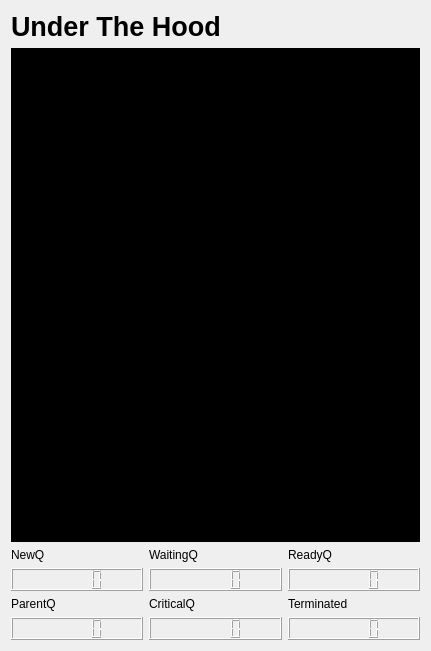
   <widget class="QWidget" name="layoutWidget">
    <property name="geometry">
     <rect>
      <x>470</x>
      <y>10</y>
      <width>431</width>
      <height>651</height>
     </rect>
    </property>
    <layout class="QVBoxLayout" name="verticalLayout_16">
     <item>
      <layout class="QVBoxLayout" name="verticalLayout_11">
       <item>
        <widget class="QLabel" name="label_10">
         <property name="font">
          <font>
           <pointsize>20</pointsize>
           <weight>75</weight>
           <bold>true</bold>
          </font>
         </property>
         <property name="text">
          <string>Under The Hood</string>
         </property>
        </widget>
       </item>
       <item>
        <widget class="QTextEdit" name="underTheHood">
         <property name="palette">
          <palette>
           <active>
            <colorrole role="WindowText">
             <brush brushstyle="SolidPattern">
              <color alpha="255">
               <red>255</red>
               <green>255</green>
               <blue>255</blue>
              </color>
             </brush>
            </colorrole>
            <colorrole role="Button">
             <brush brushstyle="SolidPattern">
              <color alpha="255">
               <red>0</red>
               <green>0</green>
               <blue>0</blue>
              </color>
             </brush>
            </colorrole>
            <colorrole role="Light">
             <brush brushstyle="SolidPattern">
              <color alpha="255">
               <red>0</red>
               <green>0</green>
               <blue>0</blue>
              </color>
             </brush>
            </colorrole>
            <colorrole role="Midlight">
             <brush brushstyle="SolidPattern">
              <color alpha="255">
               <red>0</red>
               <green>0</green>
               <blue>0</blue>
              </color>
             </brush>
            </colorrole>
            <colorrole role="Dark">
             <brush brushstyle="SolidPattern">
              <color alpha="255">
               <red>0</red>
               <green>0</green>
               <blue>0</blue>
              </color>
             </brush>
            </colorrole>
            <colorrole role="Mid">
             <brush brushstyle="SolidPattern">
              <color alpha="255">
               <red>0</red>
               <green>0</green>
               <blue>0</blue>
              </color>
             </brush>
            </colorrole>
            <colorrole role="Text">
             <brush brushstyle="SolidPattern">
              <color alpha="255">
               <red>255</red>
               <green>255</green>
               <blue>255</blue>
              </color>
             </brush>
            </colorrole>
            <colorrole role="BrightText">
             <brush brushstyle="SolidPattern">
              <color alpha="255">
               <red>255</red>
               <green>255</green>
               <blue>255</blue>
              </color>
             </brush>
            </colorrole>
            <colorrole role="ButtonText">
             <brush brushstyle="SolidPattern">
              <color alpha="255">
               <red>255</red>
               <green>255</green>
               <blue>255</blue>
              </color>
             </brush>
            </colorrole>
            <colorrole role="Base">
             <brush brushstyle="SolidPattern">
              <color alpha="255">
               <red>0</red>
               <green>0</green>
               <blue>0</blue>
              </color>
             </brush>
            </colorrole>
            <colorrole role="Window">
             <brush brushstyle="SolidPattern">
              <color alpha="255">
               <red>0</red>
               <green>0</green>
               <blue>0</blue>
              </color>
             </brush>
            </colorrole>
            <colorrole role="Shadow">
             <brush brushstyle="SolidPattern">
              <color alpha="255">
               <red>0</red>
               <green>0</green>
               <blue>0</blue>
              </color>
             </brush>
            </colorrole>
            <colorrole role="AlternateBase">
             <brush brushstyle="SolidPattern">
              <color alpha="255">
               <red>0</red>
               <green>0</green>
               <blue>0</blue>
              </color>
             </brush>
            </colorrole>
            <colorrole role="ToolTipBase">
             <brush brushstyle="SolidPattern">
              <color alpha="255">
               <red>255</red>
               <green>255</green>
               <blue>220</blue>
              </color>
             </brush>
            </colorrole>
            <colorrole role="ToolTipText">
             <brush brushstyle="SolidPattern">
              <color alpha="255">
               <red>0</red>
               <green>0</green>
               <blue>0</blue>
              </color>
             </brush>
            </colorrole>
           </active>
           <inactive>
            <colorrole role="WindowText">
             <brush brushstyle="SolidPattern">
              <color alpha="255">
               <red>255</red>
               <green>255</green>
               <blue>255</blue>
              </color>
             </brush>
            </colorrole>
            <colorrole role="Button">
             <brush brushstyle="SolidPattern">
              <color alpha="255">
               <red>0</red>
               <green>0</green>
               <blue>0</blue>
              </color>
             </brush>
            </colorrole>
            <colorrole role="Light">
             <brush brushstyle="SolidPattern">
              <color alpha="255">
               <red>0</red>
               <green>0</green>
               <blue>0</blue>
              </color>
             </brush>
            </colorrole>
            <colorrole role="Midlight">
             <brush brushstyle="SolidPattern">
              <color alpha="255">
               <red>0</red>
               <green>0</green>
               <blue>0</blue>
              </color>
             </brush>
            </colorrole>
            <colorrole role="Dark">
             <brush brushstyle="SolidPattern">
              <color alpha="255">
               <red>0</red>
               <green>0</green>
               <blue>0</blue>
              </color>
             </brush>
            </colorrole>
            <colorrole role="Mid">
             <brush brushstyle="SolidPattern">
              <color alpha="255">
               <red>0</red>
               <green>0</green>
               <blue>0</blue>
              </color>
             </brush>
            </colorrole>
            <colorrole role="Text">
             <brush brushstyle="SolidPattern">
              <color alpha="255">
               <red>255</red>
               <green>255</green>
               <blue>255</blue>
              </color>
             </brush>
            </colorrole>
            <colorrole role="BrightText">
             <brush brushstyle="SolidPattern">
              <color alpha="255">
               <red>255</red>
               <green>255</green>
               <blue>255</blue>
              </color>
             </brush>
            </colorrole>
            <colorrole role="ButtonText">
             <brush brushstyle="SolidPattern">
              <color alpha="255">
               <red>255</red>
               <green>255</green>
               <blue>255</blue>
              </color>
             </brush>
            </colorrole>
            <colorrole role="Base">
             <brush brushstyle="SolidPattern">
              <color alpha="255">
               <red>0</red>
               <green>0</green>
               <blue>0</blue>
              </color>
             </brush>
            </colorrole>
            <colorrole role="Window">
             <brush brushstyle="SolidPattern">
              <color alpha="255">
               <red>0</red>
               <green>0</green>
               <blue>0</blue>
              </color>
             </brush>
            </colorrole>
            <colorrole role="Shadow">
             <brush brushstyle="SolidPattern">
              <color alpha="255">
               <red>0</red>
               <green>0</green>
               <blue>0</blue>
              </color>
             </brush>
            </colorrole>
            <colorrole role="AlternateBase">
             <brush brushstyle="SolidPattern">
              <color alpha="255">
               <red>0</red>
               <green>0</green>
               <blue>0</blue>
              </color>
             </brush>
            </colorrole>
            <colorrole role="ToolTipBase">
             <brush brushstyle="SolidPattern">
              <color alpha="255">
               <red>255</red>
               <green>255</green>
               <blue>220</blue>
              </color>
             </brush>
            </colorrole>
            <colorrole role="ToolTipText">
             <brush brushstyle="SolidPattern">
              <color alpha="255">
               <red>0</red>
               <green>0</green>
               <blue>0</blue>
              </color>
             </brush>
            </colorrole>
           </inactive>
           <disabled>
            <colorrole role="WindowText">
             <brush brushstyle="SolidPattern">
              <color alpha="255">
               <red>0</red>
               <green>0</green>
               <blue>0</blue>
              </color>
             </brush>
            </colorrole>
            <colorrole role="Button">
             <brush brushstyle="SolidPattern">
              <color alpha="255">
               <red>0</red>
               <green>0</green>
               <blue>0</blue>
              </color>
             </brush>
            </colorrole>
            <colorrole role="Light">
             <brush brushstyle="SolidPattern">
              <color alpha="255">
               <red>0</red>
               <green>0</green>
               <blue>0</blue>
              </color>
             </brush>
            </colorrole>
            <colorrole role="Midlight">
             <brush brushstyle="SolidPattern">
              <color alpha="255">
               <red>0</red>
               <green>0</green>
               <blue>0</blue>
              </color>
             </brush>
            </colorrole>
            <colorrole role="Dark">
             <brush brushstyle="SolidPattern">
              <color alpha="255">
               <red>0</red>
               <green>0</green>
               <blue>0</blue>
              </color>
             </brush>
            </colorrole>
            <colorrole role="Mid">
             <brush brushstyle="SolidPattern">
              <color alpha="255">
               <red>0</red>
               <green>0</green>
               <blue>0</blue>
              </color>
             </brush>
            </colorrole>
            <colorrole role="Text">
             <brush brushstyle="SolidPattern">
              <color alpha="255">
               <red>0</red>
               <green>0</green>
               <blue>0</blue>
              </color>
             </brush>
            </colorrole>
            <colorrole role="BrightText">
             <brush brushstyle="SolidPattern">
              <color alpha="255">
               <red>255</red>
               <green>255</green>
               <blue>255</blue>
              </color>
             </brush>
            </colorrole>
            <colorrole role="ButtonText">
             <brush brushstyle="SolidPattern">
              <color alpha="255">
               <red>0</red>
               <green>0</green>
               <blue>0</blue>
              </color>
             </brush>
            </colorrole>
            <colorrole role="Base">
             <brush brushstyle="SolidPattern">
              <color alpha="255">
               <red>0</red>
               <green>0</green>
               <blue>0</blue>
              </color>
             </brush>
            </colorrole>
            <colorrole role="Window">
             <brush brushstyle="SolidPattern">
              <color alpha="255">
               <red>0</red>
               <green>0</green>
               <blue>0</blue>
              </color>
             </brush>
            </colorrole>
            <colorrole role="Shadow">
             <brush brushstyle="SolidPattern">
              <color alpha="255">
               <red>0</red>
               <green>0</green>
               <blue>0</blue>
              </color>
             </brush>
            </colorrole>
            <colorrole role="AlternateBase">
             <brush brushstyle="SolidPattern">
              <color alpha="255">
               <red>0</red>
               <green>0</green>
               <blue>0</blue>
              </color>
             </brush>
            </colorrole>
            <colorrole role="ToolTipBase">
             <brush brushstyle="SolidPattern">
              <color alpha="255">
               <red>255</red>
               <green>255</green>
               <blue>220</blue>
              </color>
             </brush>
            </colorrole>
            <colorrole role="ToolTipText">
             <brush brushstyle="SolidPattern">
              <color alpha="255">
               <red>0</red>
               <green>0</green>
               <blue>0</blue>
              </color>
             </brush>
            </colorrole>
           </disabled>
          </palette>
         </property>
        </widget>
       </item>
       <item>
        <layout class="QHBoxLayout" name="horizontalLayout_5"/>
       </item>
      </layout>
     </item>
     <item>
      <layout class="QVBoxLayout" name="verticalLayout_15">
       <item>
        <layout class="QHBoxLayout" name="horizontalLayout_7">
         <item>
          <layout class="QVBoxLayout" name="verticalLayout_7">
           <item>
            <widget class="QLabel" name="label_5">
             <property name="text">
              <string>NewQ</string>
             </property>
            </widget>
           </item>
           <item>
            <widget class="QLCDNumber" name="newQ"/>
           </item>
          </layout>
         </item>
         <item>
          <layout class="QVBoxLayout" name="verticalLayout_4">
           <item>
            <widget class="QLabel" name="label_7">
             <property name="text">
              <string>WaitingQ</string>
             </property>
            </widget>
           </item>
           <item>
            <widget class="QLCDNumber" name="waitingQ"/>
           </item>
          </layout>
         </item>
         <item>
          <layout class="QVBoxLayout" name="verticalLayout_6">
           <item>
            <widget class="QLabel" name="label_6">
             <property name="text">
              <string>ReadyQ</string>
             </property>
            </widget>
           </item>
           <item>
            <widget class="QLCDNumber" name="readyQ"/>
           </item>
          </layout>
         </item>
        </layout>
       </item>
       <item>
        <layout class="QHBoxLayout" name="horizontalLayout_8">
         <item>
          <layout class="QVBoxLayout" name="verticalLayout_13">
           <item>
            <widget class="QLabel" name="label_12">
             <property name="text">
              <string>ParentQ</string>
             </property>
            </widget>
           </item>
           <item>
            <widget class="QLCDNumber" name="parentQ"/>
           </item>
          </layout>
         </item>
         <item>
          <layout class="QVBoxLayout" name="verticalLayout_14">
           <item>
            <widget class="QLabel" name="label_13">
             <property name="text">
              <string>CriticalQ</string>
             </property>
            </widget>
           </item>
           <item>
            <widget class="QLCDNumber" name="criticalQ"/>
           </item>
          </layout>
         </item>
         <item>
          <layout class="QVBoxLayout" name="verticalLayout_5">
           <item>
            <widget class="QLabel" name="label_8">
             <property name="text">
              <string>Terminated</string>
             </property>
            </widget>
           </item>
           <item>
            <widget class="QLCDNumber" name="terminatedQ"/>
           </item>
          </layout>
         </item>
        </layout>
       </item>
      </layout>
     </item>
    </layout>
   </widget>
